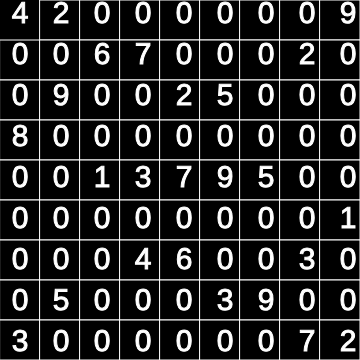
Frame 1 (no input)
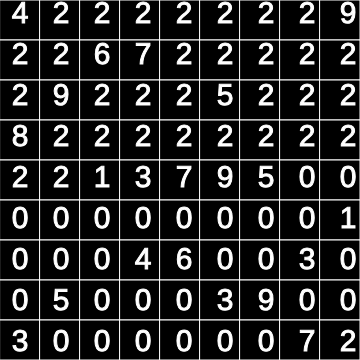
Frame 60 (no input)
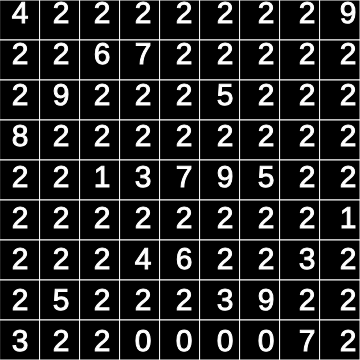
Frame 120 (the mouse pressed at the canvas centre since frame 60)

The p5.js sketch that drew these frames (run headless with seeded random() and noise() and a simulated clock; from frame 60 on, the mouse is pressed at the canvas centre):

// p5.js sketch
// ── sketch.js
let table = [[4, 2, , , , , , , 9],
[, , 6, 7, , , , 2,],
[, 9, , , 2, 5, , ,],
[8, , , , , , , ,],
[, , 1, 3, 7, 9, 5, ,],
[, , , , , , , , 1],
[, , , 4, 6, , , 3,],
[, 5, , , , 3, 9, ,],
[3, , , , , , , 7, 2],
];
let sudoko = [],
    zeroElement = [],
    current,
    index = 0,
    number = 1,
    stack = []

function setup() {
    createCanvas(360, 360);
    for (let col = 0; col < table.length; col++) {
        for (let row = 0; row < table.length; row++) {
            if (table[col][row] === undefined) {
                table[col][row] = 0;
                zeroElement.push([col, row]);
            }
            sudoko.push(new Sudoko(col, row, table[col][row], table));
        }
    }
    console.log('sudoko', sudoko);
    //console.log('checkrow', sudoko[80].checkRow());
    //console.log('checkcol', sudoko[80].checkSubGrid());
    current = sudoko[index];

    //console.log(current.col);
}

function draw() {
    background(200);

    for (let i = 0; i < sudoko.length; i++) {
        // console.log(sudoko[i]);
        sudoko[i].printTable();
    }
    if (current.num === 0) {
        current.num = number;
        if (!current.checkRow() && !current.checkColumn() && !current.checkRow()) {
            console.log('sfsdf', current);
            //number = 0;
            current.num = number;
            stack.push(current);
            number = 1;
            index++;
            current = sudoko[index];

        }
        else if (number > 8) {
            current.num = 0;
            current = stack.pop();
            number = current.num;
            current.num = 0;
        }
        // else {
        //     number++;
        // }
        // number++;
    }
    else {
        index++;
        current = sudoko[index];
        number = 1;
    }
    number++;

    // for(var j=0; j<10; j++) {
    //     current.num = j;
    //     if(current.checkSubGrid() && current.checkColumn() && current.checkRow()) { 
    //         //possibleMove = true;
    //         break;
    //     }
    // }
    // if (!possibleMove) {
    //     this.newTable[nextCell[0]][nextCell[1]] = 0;
    //     i--;
    // }
    // else {
    //     i++;
    // }
    // breakpoint++;
    // this.printTable1();
    // }
    // console.table(this.newTable);


}
// ── sudoko.js
class Sudoko {
    constructor(col, row, num, table) {
        this.col = col;
        this.row = row;
        this.num = num;
        this.table = table;
    }

    printTable() {
        fill(0)
        rect(this.row * 40, this.col * 40, 40, 40);
        stroke(255);
        textSize(30);
        textAlign(CENTER);
        fill(255)
        text(this.num, this.row * 41, this.col * 41, 40, 40);
    }

    checkRow() {
        // console.log('val:', this.num, 'col:', this.row, 'row:', this.col);
        // console.log('data', this.table[this.col][this.row]);
        for (var i = 0; i < this.table.length; i++) {
            //  console.log('data-row', this.table[this.col][i]);
            if (i === this.row) {
                // console.log('data-prest', this.table[this.col][i]);
                continue;
            }
            if (this.table[this.col][i] === this.num) {
                // console.log(this.table, this.row)
                return false;
            }
        }
        return true;
    }

    checkColumn() {
        for (var i = 0; i < this.table.length; i++) {
            //  console.log('data-col', this.table[i][this.row]);
            if (i === this.col) {
                // console.log('data-prest', this.table[i][this.row]);
                continue;
            }
            if (this.table[i][this.row] === this.num) {
                return false;
            }
        }
        return true;
    }

    checkSubGrid() {
        //  console.log('val:', this.num, 'col:', this.row, 'row:', this.col);
        for (var i = Math.floor(this.col / 3) * 3; i < Math.floor(this.col / 3) * 3 + 3; i++) {
            for (var j = Math.floor(this.row / 3) * 3; j < Math.floor(this.row / 3) * 3 + 3; j++) {
                
                if ((i === this.col) && (j === this.row)) {
                    continue;
                }   
                if (this.table[i][j] === this.table[this.col][this.row]) {
                    return false;
                }
            }
        }
        return true;
    }
}
